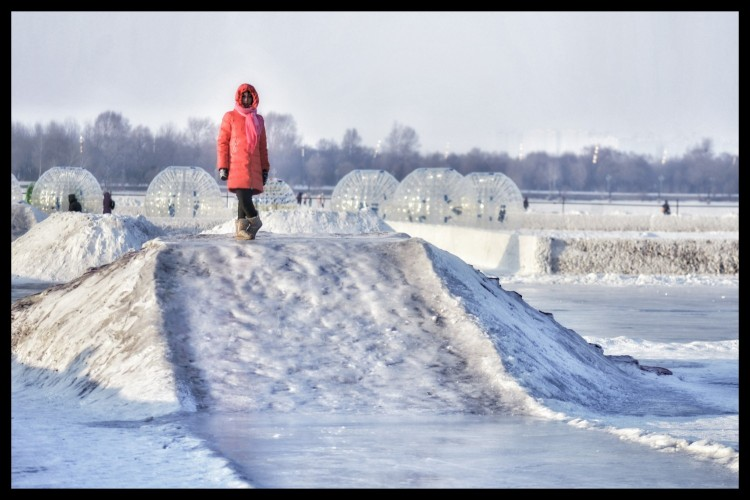
#> input picture resources/songhua-river.jpg, 750 x 500 px
$ python 07_colour_selection.py
#> lines starting #> are read from the running program, lines starting #| are printed output that depends on the picture; after the words box and inside, x2 and y2 are one past the last pixel; in counts of white or black regions, pixels touching at a corner belong together
import cv2
import numpy as np

# Color Detection
path = 'resources/songhua-river.jpg'
# Create a hue slider that helps us
# find the correct colour to select
def empty(a):
    pass
cv2.namedWindow('TrackBars') # Create the Window
cv2.resizeWindow('TrackBars', 640, 240) # Give it a size
cv2.createTrackbar('Hue Min', 'TrackBars', 0, 179, empty) # Add a slider for min Hue 0-179
cv2.createTrackbar('Hue Max', 'TrackBars', 179, 179, empty) # Add a slider for max Hue 179
cv2.createTrackbar('Sat Min', 'TrackBars', 107, 255, empty) # Add a slider for min Saturation 0-255
cv2.createTrackbar('Sat Max', 'TrackBars', 255, 255, empty) # Add a slider for max Saturation 255
cv2.createTrackbar('Val Min', 'TrackBars', 180, 255, empty) # Add a slider for min Value 0-255
cv2.createTrackbar('Val Max', 'TrackBars', 255, 255, empty) # Add a slider for max Value 255

while True: # Run loop to continuously update from trackbars
    img = cv2.imread(path)
#> img is the input picture: shape (500, 750, 3); mean B, G, R 187.1, 174, 169.1
    imgHSV = cv2.cvtColor(img, cv2.COLOR_BGR2HSV)
#> imgHSV: shape (500, 750, 3); mean H, S, V 95, 39.1, 189.6
    h_min = cv2.getTrackbarPos('Hue Min', 'TrackBars')
    h_max = cv2.getTrackbarPos('Hue Max', 'TrackBars')
    s_min = cv2.getTrackbarPos('Sat Min', 'TrackBars')
    s_max = cv2.getTrackbarPos('Sat Max', 'TrackBars')
    v_min = cv2.getTrackbarPos('Val Min', 'TrackBars')
    v_max = cv2.getTrackbarPos('Val Max', 'TrackBars')

    print(h_min, h_max, s_min, s_max, v_min, v_max)

    lower = np.array([h_min, s_min, v_min])
    upper = np.array([h_max, s_max, v_max])
    mask = cv2.inRange(imgHSV, lower, upper) # Create a selection mask based on thresholds
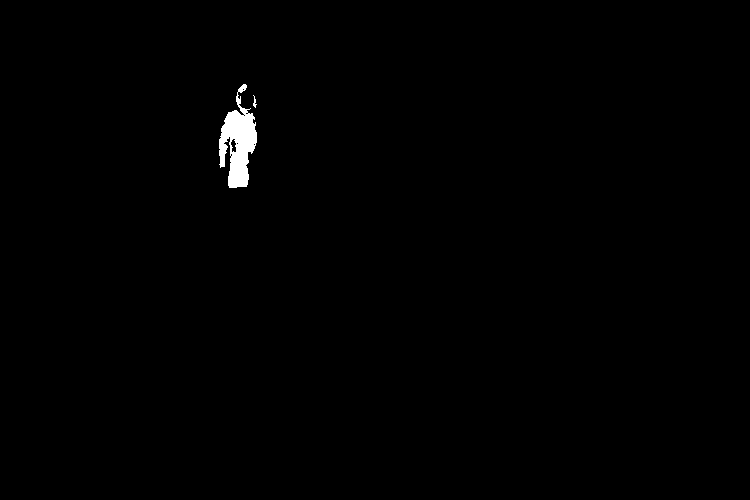
#> mask: shape (500, 750); 0.57% white; 2 white regions, box (x1, y1, x2, y2) and area: (219, 84, 257, 188) 2107, (253, 95, 257, 108) 24
    imgSelection = cv2.bitwise_and(img, img, mask=mask) # Apply layer mask to image

    imgHor = np.hstack((img, imgSelection))
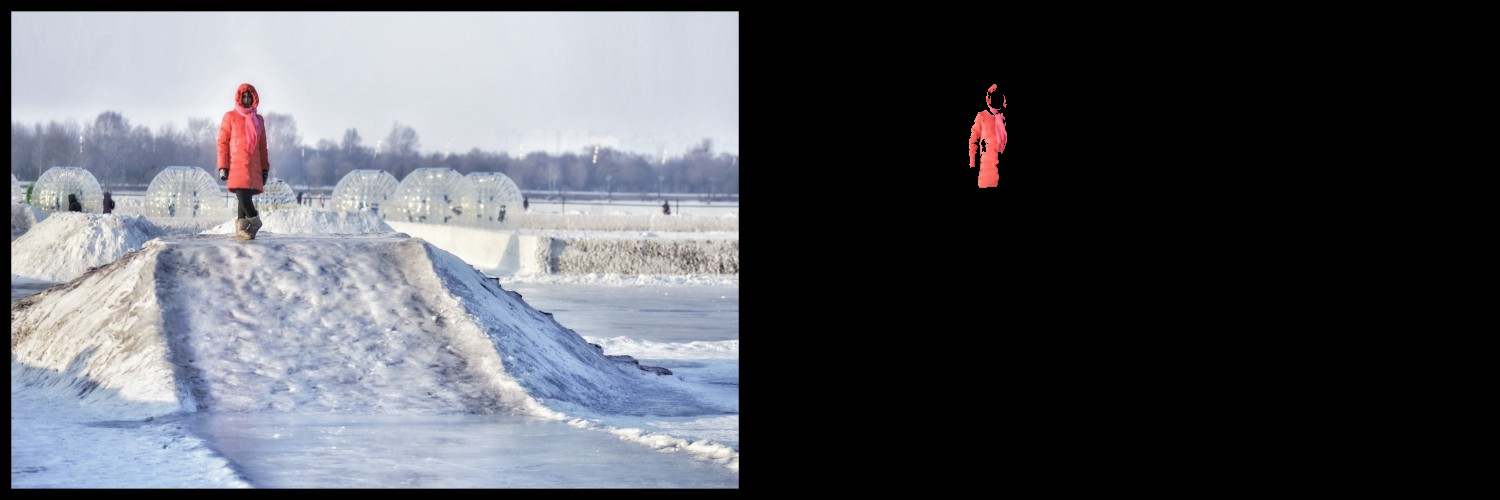
#> imgHor: shape (500, 1500, 3); mean B, G, R 93.8, 87.3, 85.2

    cv2.imshow('Original & Selection', imgHor)
    cv2.imshow('Mask', mask)
    cv2.waitKey(5000)
